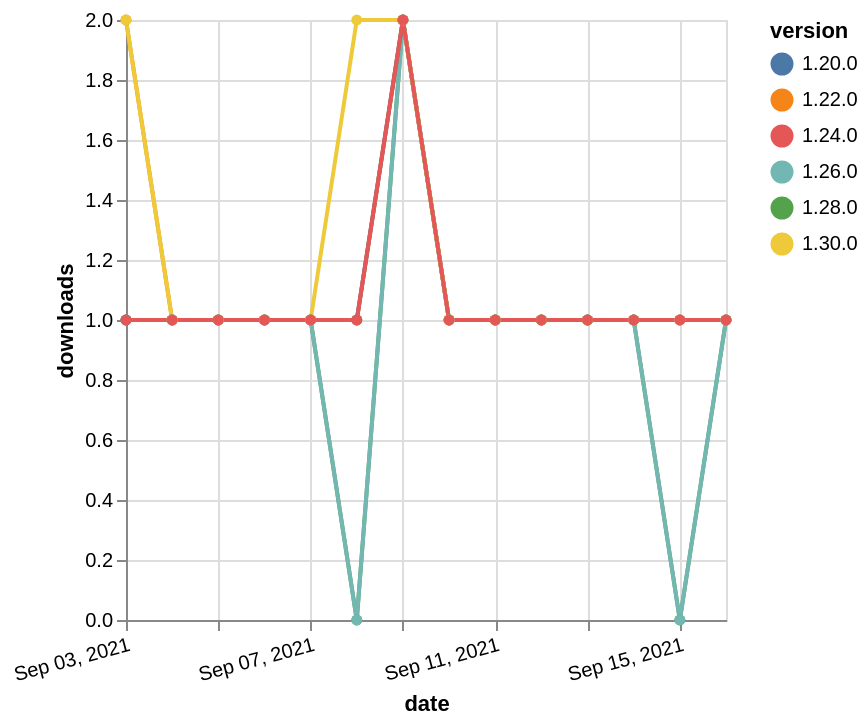

Vega-Lite specification stored for this chart:
### Vega-Lite specification from a JSON file in a GitHub repository (floating-point values rounded to 4 significant figures)
{"$schema": "https://vega.github.io/schema/vega-lite/v5.json", "description": "A simple bar chart with embedded data.", "data": {"values": [{"date": "2021-09-03", "total": 174, "delta": 2, "version": "1.22.0"}, {"date": "2021-09-04", "total": 175, "delta": 1, "version": "1.22.0"}, {"date": "2021-09-05", "total": 176, "delta": 1, "version": "1.22.0"}, {"date": "2021-09-06", "total": 177, "delta": 1, "version": "1.22.0"}, {"date": "2021-09-07", "total": 178, "delta": 1, "version": "1.22.0"}, {"date": "2021-09-08", "total": 179, "delta": 1, "version": "1.22.0"}, {"date": "2021-09-09", "total": 181, "delta": 2, "version": "1.22.0"}, {"date": "2021-09-10", "total": 182, "delta": 1, "version": "1.22.0"}, {"date": "2021-09-11", "total": 183, "delta": 1, "version": "1.22.0"}, {"date": "2021-09-12", "total": 184, "delta": 1, "version": "1.22.0"}, {"date": "2021-09-13", "total": 185, "delta": 1, "version": "1.22.0"}, {"date": "2021-09-14", "total": 186, "delta": 1, "version": "1.22.0"}, {"date": "2021-09-15", "total": 187, "delta": 1, "version": "1.22.0"}, {"date": "2021-09-16", "total": 188, "delta": 1, "version": "1.22.0"}, {"date": "2021-09-03", "total": 164, "delta": 1, "version": "1.28.0"}, {"date": "2021-09-04", "total": 165, "delta": 1, "version": "1.28.0"}, {"date": "2021-09-05", "total": 166, "delta": 1, "version": "1.28.0"}, {"date": "2021-09-06", "total": 167, "delta": 1, "version": "1.28.0"}, {"date": "2021-09-07", "total": 168, "delta": 1, "version": "1.28.0"}, {"date": "2021-09-08", "total": 168, "delta": 0, "version": "1.28.0"}, {"date": "2021-09-09", "total": 170, "delta": 2, "version": "1.28.0"}, {"date": "2021-09-10", "total": 171, "delta": 1, "version": "1.28.0"}, {"date": "2021-09-11", "total": 172, "delta": 1, "version": "1.28.0"}, {"date": "2021-09-12", "total": 173, "delta": 1, "version": "1.28.0"}, {"date": "2021-09-13", "total": 174, "delta": 1, "version": "1.28.0"}, {"date": "2021-09-14", "total": 175, "delta": 1, "version": "1.28.0"}, {"date": "2021-09-15", "total": 175, "delta": 0, "version": "1.28.0"}, {"date": "2021-09-16", "total": 176, "delta": 1, "version": "1.28.0"}, {"date": "2021-09-03", "total": 140, "delta": 1, "version": "1.26.0"}, {"date": "2021-09-04", "total": 141, "delta": 1, "version": "1.26.0"}, {"date": "2021-09-05", "total": 142, "delta": 1, "version": "1.26.0"}, {"date": "2021-09-06", "total": 143, "delta": 1, "version": "1.26.0"}, {"date": "2021-09-07", "total": 144, "delta": 1, "version": "1.26.0"}, {"date": "2021-09-08", "total": 144, "delta": 0, "version": "1.26.0"}, {"date": "2021-09-09", "total": 146, "delta": 2, "version": "1.26.0"}, {"date": "2021-09-10", "total": 147, "delta": 1, "version": "1.26.0"}, {"date": "2021-09-11", "total": 148, "delta": 1, "version": "1.26.0"}, {"date": "2021-09-12", "total": 149, "delta": 1, "version": "1.26.0"}, {"date": "2021-09-13", "total": 150, "delta": 1, "version": "1.26.0"}, {"date": "2021-09-14", "total": 151, "delta": 1, "version": "1.26.0"}, {"date": "2021-09-15", "total": 151, "delta": 0, "version": "1.26.0"}, {"date": "2021-09-16", "total": 152, "delta": 1, "version": "1.26.0"}, {"date": "2021-09-03", "total": 213, "delta": 1, "version": "1.20.0"}, {"date": "2021-09-04", "total": 214, "delta": 1, "version": "1.20.0"}, {"date": "2021-09-05", "total": 215, "delta": 1, "version": "1.20.0"}, {"date": "2021-09-06", "total": 216, "delta": 1, "version": "1.20.0"}, {"date": "2021-09-07", "total": 217, "delta": 1, "version": "1.20.0"}, {"date": "2021-09-08", "total": 218, "delta": 1, "version": "1.20.0"}, {"date": "2021-09-09", "total": 220, "delta": 2, "version": "1.20.0"}, {"date": "2021-09-10", "total": 221, "delta": 1, "version": "1.20.0"}, {"date": "2021-09-11", "total": 222, "delta": 1, "version": "1.20.0"}, {"date": "2021-09-12", "total": 223, "delta": 1, "version": "1.20.0"}, {"date": "2021-09-13", "total": 224, "delta": 1, "version": "1.20.0"}, {"date": "2021-09-14", "total": 225, "delta": 1, "version": "1.20.0"}, {"date": "2021-09-15", "total": 226, "delta": 1, "version": "1.20.0"}, {"date": "2021-09-16", "total": 227, "delta": 1, "version": "1.20.0"}, {"date": "2021-09-03", "total": 118, "delta": 2, "version": "1.30.0"}, {"date": "2021-09-04", "total": 119, "delta": 1, "version": "1.30.0"}, {"date": "2021-09-05", "total": 120, "delta": 1, "version": "1.30.0"}, {"date": "2021-09-06", "total": 121, "delta": 1, "version": "1.30.0"}, {"date": "2021-09-07", "total": 122, "delta": 1, "version": "1.30.0"}, {"date": "2021-09-08", "total": 124, "delta": 2, "version": "1.30.0"}, {"date": "2021-09-09", "total": 126, "delta": 2, "version": "1.30.0"}, {"date": "2021-09-10", "total": 127, "delta": 1, "version": "1.30.0"}, {"date": "2021-09-11", "total": 128, "delta": 1, "version": "1.30.0"}, {"date": "2021-09-12", "total": 129, "delta": 1, "version": "1.30.0"}, {"date": "2021-09-13", "total": 130, "delta": 1, "version": "1.30.0"}, {"date": "2021-09-14", "total": 131, "delta": 1, "version": "1.30.0"}, {"date": "2021-09-15", "total": 132, "delta": 1, "version": "1.30.0"}, {"date": "2021-09-16", "total": 133, "delta": 1, "version": "1.30.0"}, {"date": "2021-09-03", "total": 164, "delta": 1, "version": "1.24.0"}, {"date": "2021-09-04", "total": 165, "delta": 1, "version": "1.24.0"}, {"date": "2021-09-05", "total": 166, "delta": 1, "version": "1.24.0"}, {"date": "2021-09-06", "total": 167, "delta": 1, "version": "1.24.0"}, {"date": "2021-09-07", "total": 168, "delta": 1, "version": "1.24.0"}, {"date": "2021-09-08", "total": 169, "delta": 1, "version": "1.24.0"}, {"date": "2021-09-09", "total": 171, "delta": 2, "version": "1.24.0"}, {"date": "2021-09-10", "total": 172, "delta": 1, "version": "1.24.0"}, {"date": "2021-09-11", "total": 173, "delta": 1, "version": "1.24.0"}, {"date": "2021-09-12", "total": 174, "delta": 1, "version": "1.24.0"}, {"date": "2021-09-13", "total": 175, "delta": 1, "version": "1.24.0"}, {"date": "2021-09-14", "total": 176, "delta": 1, "version": "1.24.0"}, {"date": "2021-09-15", "total": 177, "delta": 1, "version": "1.24.0"}, {"date": "2021-09-16", "total": 178, "delta": 1, "version": "1.24.0"}]}, "width": "container", "mark": {"type": "line", "point": {"filled": true}}, "encoding": {"x": {"field": "date", "type": "temporal", "timeUnit": "yearmonthdate", "title": "date", "axis": {"labelAngle": -15}}, "y": {"field": "delta", "type": "quantitative", "title": "downloads"}, "color": {"field": "version", "type": "nominal"}, "tooltip": {"field": "delta"}}}
